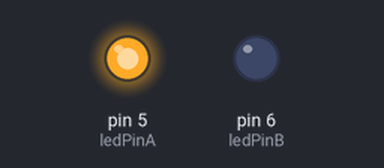
Bench run of a sketch on a simulated Arduino Uno, built with avr-gcc and run on an emulated ATmega328P. Shown: output pins drawn as LEDs (lit = HIGH).

Above: at 1.0 s.
At 52.5 s:
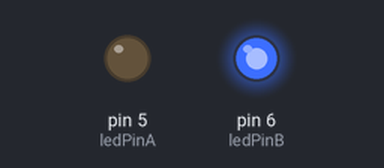
Timing chart, 0 to 54.6 s (numbered marks = the images above):
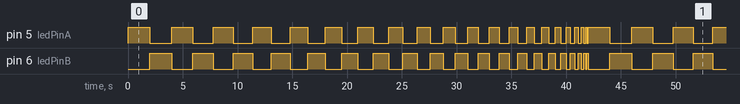

Measured:
- by itself, pin 5 (ledPinA), pin 6 (ledPinB): moves between LOW and HIGH, repeating every 42.0 s
- by itself, everything shown: repeats every 42.0 s, in 58 steps

The sketch:

Alternate_leds_with_decrement.ino
```cpp
// pins
const int ledPinA = 5;
const int ledPinB = 6;

// Times
const int timeIncrement = 100;
const int timeInitial = 2000;

int timeStep;

void setup() {
  pinMode(ledPinA, OUTPUT);
  pinMode(ledPinB, OUTPUT);
  timeStep = timeInitial;
}

void loop() {
  digitalWrite(ledPinA, HIGH);
  delay(timeStep);
  digitalWrite(ledPinA, LOW);
  digitalWrite(ledPinB, HIGH);
  delay(timeStep);
  digitalWrite(ledPinB, LOW);

  timeStep -= timeIncrement; // equal to timeStep = timeStep - timeIncrement
  if (timeStep == 0){
    timeStep = timeInitial;
  }
}
```
